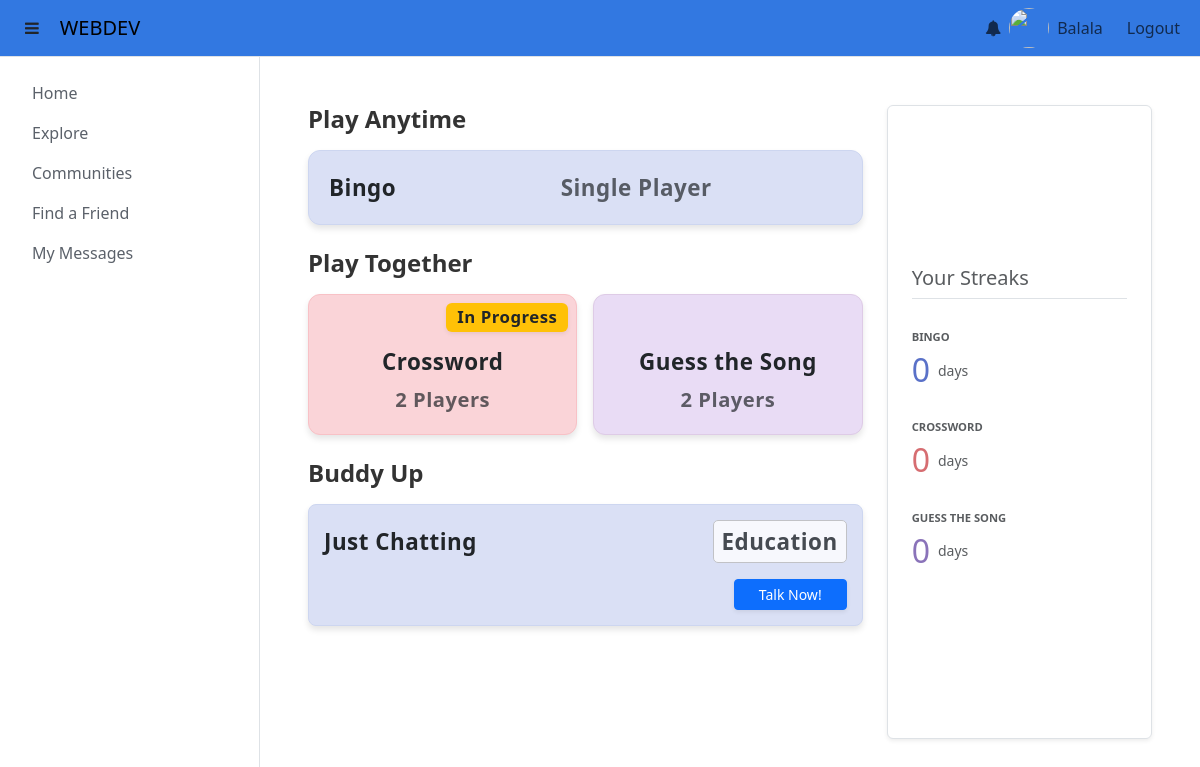
/find-a-friend (signed in), run on an earlier commit of the app's database.
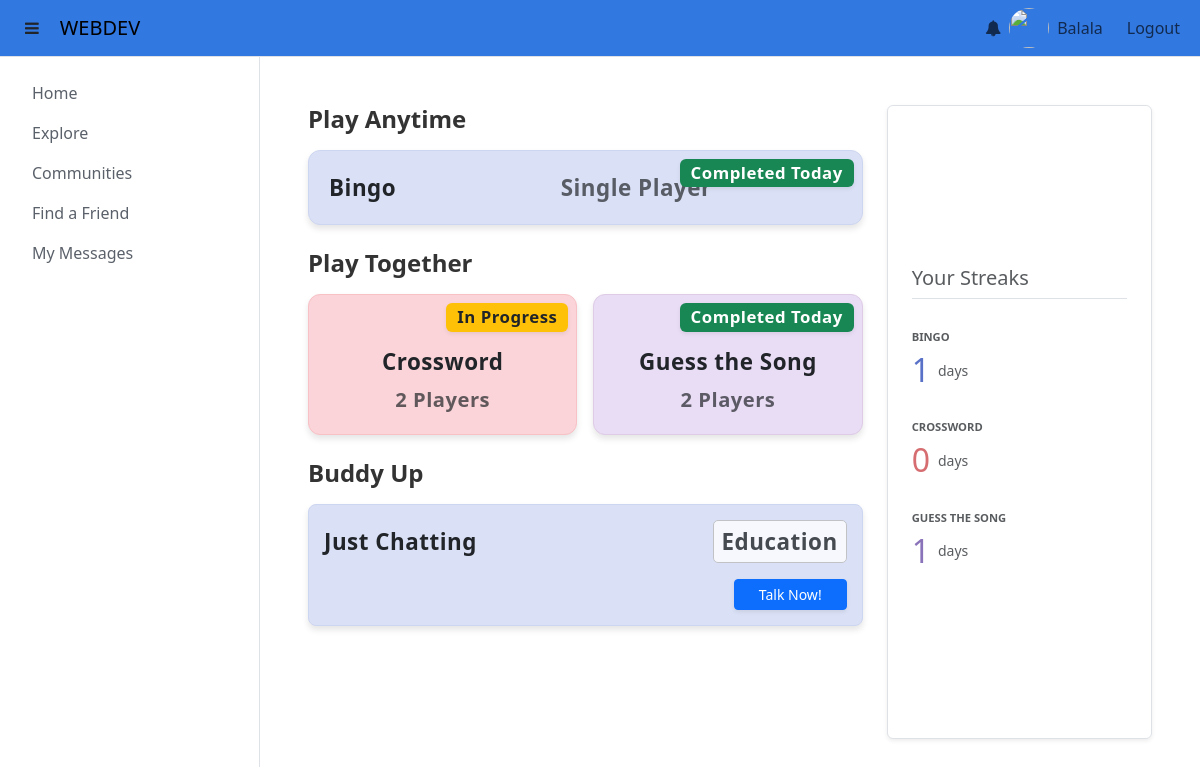
And on a later commit of the database.
### tables this page shows
CREATE TABLE user_stats (
            user_id INTEGER PRIMARY KEY,
            streak_bingo INTEGER DEFAULT 0, last_bingo_date TEXT,
            streak_crossword INTEGER DEFAULT 0, last_crossword_date TEXT,
            streak_song INTEGER DEFAULT 0, last_song_date TEXT,
            FOREIGN KEY(user_id) REFERENCES users(user_id)
        );

### main.py (the view)
@app.route('/find-a-friend')
def find_a_friend_hub():
    if 'username' not in session: return redirect(url_for('login'))
    init_game_tables() # Ensure tables exist
    conn = get_db()
    uid = session['user_id']
    stats = conn.execute("SELECT * FROM user_stats WHERE user_id=?", (uid,)).fetchone()
    if not stats: stats = {'streak_bingo': 0, 'streak_crossword': 0, 'streak_song': 0}
    status = {
        'bingo': get_game_status(uid, 'bingo'),
        'crossword': get_game_status(uid, 'crossword'),
        'song': get_game_status(uid, 'song') # song uses 'guess_song' in DB calls, handled in helper
    }
    return render_template('find_a_friend.html', stats=stats, status=status)

### helpers.py (called while the page is built)
def connect_db():
    sql = sqlite3.connect(DATABASE)
    sql.row_factory = sqlite3.Row
    sql.execute("PRAGMA foreign_keys = ON")
    return sql

def get_db():
    if not hasattr(g, 'sqlite3_db'):
        g.sqlite3_db = connect_db()
    return g.sqlite3_db

### main.py (called while the page is built)
def init_game_tables():
    conn = get_db()
    conn.execute("""
        CREATE TABLE IF NOT EXISTS game_messages (
            id INTEGER PRIMARY KEY AUTOINCREMENT,
            session_id INTEGER,
            user_id INTEGER,
            content TEXT,
            created_at TIMESTAMP DEFAULT CURRENT_TIMESTAMP
        )
    """)
    conn.commit()

def get_utc_today():
    return datetime.now(timezone.utc).date().isoformat()

### templates/find_a_friend.html (shortened to what the changed rows need)
{% extends "base.html" %}
{% block body %}
<link rel="stylesheet" href="{{ url_for('static', filename='main.css') }}">
<div class="game-container p-4" style="overflow-y: auto; display: block; max-width: 1000px;">
    <div class="row h-100">
        <div class="col-md-8">
            <a href="{{ url_for('game_start_page', game_type='bingo') }}" class="game-card card-bingo mb-4 d-block text-decoration-none"
               style="background-color: #dae0f5; border: 1px solid #cdd6f0; color: #212529; position: relative; padding-right: 150px;">
                <div class="d-flex w-100 justify-content-between align-items-center">
                    <span style="font-weight: 700;">Bingo</span>
                    <span style="opacity: 0.7;">Single Player</span>
                </div>
                {% if status['bingo'] == 'completed' %}
                    <span class="badge bg-success position-absolute top-0 end-0 m-2 shadow-sm">Completed Today</span>
                {% endif %}
            </a>
            <div class="d-flex gap-3">
                <a href="{{ url_for('game_start_page', game_type='guess_song') }}" class="game-card card-song w-50 text-decoration-none"
                   style="background-color: #e9dcf5; border: 1px solid #decbe6; color: #212529; position: relative; padding-top: 50px;">
                    <div class="d-flex flex-column align-items-center text-center">
                        <span style="font-weight: 700;">Guess the Song</span>
                        <span style="font-size: 0.9em; margin-top: 5px; opacity: 0.7;">2 Players</span>
                    </div>
                    {% if status['song'] == 'completed' %}
                        <span class="badge bg-success position-absolute top-0 end-0 m-2 shadow-sm">Completed Today</span>
                    {% endif %}
                </a>
            </div>
        </div>
        <div class="col-md-4">
            <div class="bg-white p-4 rounded shadow-sm h-100 d-flex flex-column justify-content-center border" style="border-color: #eee;">
                <div class="mb-4">
                    <div class="d-flex align-items-center mt-1">
                        <span class="h2 mb-0 me-2" style="color: #5a71c8;">{{ stats['streak_bingo'] }}</span>
                        <span class="text-muted small">days</span>
                    </div>
                </div>
                <div class="mb-4">
                    <div class="d-flex align-items-center mt-1">
                        <span class="h2 mb-0 me-2" style="color: #d66d71;">{{ stats['streak_crossword'] }}</span>
                        <span class="text-muted small">days</span>
                    </div>
                </div>
                <div class="mb-2">
                    <div class="d-flex align-items-center mt-1">
                        <span class="h2 mb-0 me-2" style="color: #8a73b9;">{{ stats['streak_song'] }}</span>
                        <span class="text-muted small">days</span>
                    </div>
                </div>
            </div>
        </div>
    </div>
</div>
{% endblock %}

What changed in the data, as far as the page shows it:
added user_stats: streak_bingo "1", streak_crossword "0", streak_song "1"
Also different on the page:
{{ stats['streak_bingo'] }}: "0" → (not shown)
{{ stats['streak_crossword'] }}: "0" → (not shown)
{{ stats['streak_song'] }}: "0" → (not shown)
text now shown: "Completed Today Completed Today"
